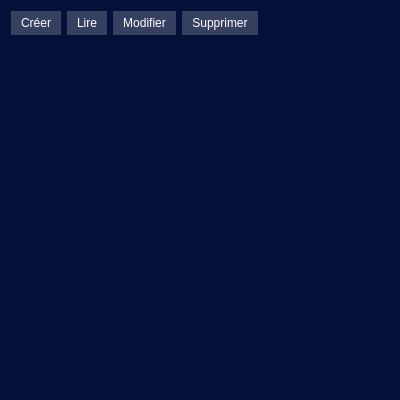
<?xml version="1.0" encoding="UTF-8"?>
<ui version="4.0">
 <class>GWindowStyleDesignerProperty</class>
 <widget class="QWidget" name="GWindowStyleDesignerProperty">
  <property name="geometry">
   <rect>
    <x>0</x>
    <y>0</y>
    <width>400</width>
    <height>400</height>
   </rect>
  </property>
  <property name="minimumSize">
   <size>
    <width>400</width>
    <height>400</height>
   </size>
  </property>
  <property name="windowTitle">
   <string>Qt | ReadyDev</string>
  </property>
  <property name="styleSheet">
   <string notr="true">* {
	background-color: rgb(5, 16, 57);
	color: rgb(255, 255, 255);
	font: 75 14pt &quot;Arial Narrow&quot;;
}

QPushButton {
	background-color: rgba(255, 255, 255, 0.2);
	border: none;
	padding: 5px 10px;
}

QPushButton:hover {
	background-color: rgba(255, 255, 255, 0.4);
}

QPushButton:pressed {
	background-color: rgba(255, 255, 255, 0.2);
}


QPushButton[active=true] {
	background-color: rgb(170, 0, 0);
}</string>
  </property>
  <layout class="QGridLayout" name="gridLayout">
   <item row="0" column="0">
    <layout class="QHBoxLayout" name="horizontalLayout">
     <item>
      <widget class="QPushButton" name="m_createButton">
       <property name="cursor">
        <cursorShape>PointingHandCursor</cursorShape>
       </property>
       <property name="text">
        <string>Créer</string>
       </property>
       <property name="flat">
        <bool>false</bool>
       </property>
      </widget>
     </item>
     <item>
      <widget class="QPushButton" name="m_readButton">
       <property name="cursor">
        <cursorShape>PointingHandCursor</cursorShape>
       </property>
       <property name="text">
        <string>Lire</string>
       </property>
       <property name="flat">
        <bool>false</bool>
       </property>
      </widget>
     </item>
     <item>
      <widget class="QPushButton" name="m_updateButton">
       <property name="cursor">
        <cursorShape>PointingHandCursor</cursorShape>
       </property>
       <property name="text">
        <string>Modifier</string>
       </property>
       <property name="flat">
        <bool>false</bool>
       </property>
      </widget>
     </item>
     <item>
      <widget class="QPushButton" name="m_deleteButton">
       <property name="cursor">
        <cursorShape>PointingHandCursor</cursorShape>
       </property>
       <property name="text">
        <string>Supprimer</string>
       </property>
       <property name="flat">
        <bool>false</bool>
       </property>
      </widget>
     </item>
     <item>
      <spacer name="horizontalSpacer">
       <property name="orientation">
        <enum>Qt::Horizontal</enum>
       </property>
       <property name="sizeHint" stdset="0">
        <size>
         <width>40</width>
         <height>20</height>
        </size>
       </property>
      </spacer>
     </item>
    </layout>
   </item>
   <item row="1" column="0">
    <spacer name="verticalSpacer">
     <property name="orientation">
      <enum>Qt::Vertical</enum>
     </property>
     <property name="sizeHint" stdset="0">
      <size>
       <width>20</width>
       <height>340</height>
      </size>
     </property>
    </spacer>
   </item>
  </layout>
 </widget>
 <resources/>
 <connections/>
</ui>
